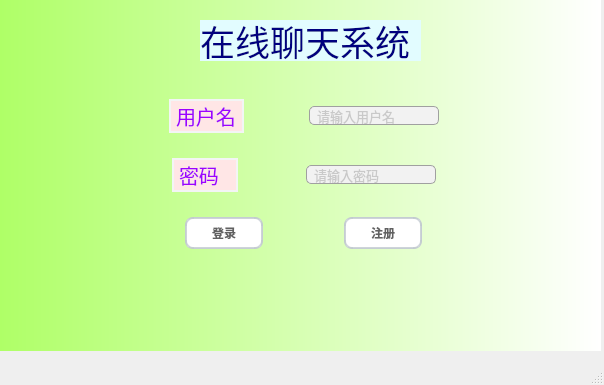
<?xml version="1.0" encoding="UTF-8"?>
<ui version="4.0">
 <class>MainWindow</class>
 <widget class="QMainWindow" name="MainWindow">
  <property name="windowModality">
   <enum>Qt::NonModal</enum>
  </property>
  <property name="geometry">
   <rect>
    <x>0</x>
    <y>0</y>
    <width>604</width>
    <height>385</height>
   </rect>
  </property>
  <property name="sizePolicy">
   <sizepolicy hsizetype="Fixed" vsizetype="Fixed">
    <horstretch>0</horstretch>
    <verstretch>0</verstretch>
   </sizepolicy>
  </property>
  <property name="windowTitle">
   <string>聊天系统</string>
  </property>
  <property name="whatsThis">
   <string/>
  </property>
  <widget class="QWidget" name="centralwidget">
   <property name="sizePolicy">
    <sizepolicy hsizetype="Fixed" vsizetype="Fixed">
     <horstretch>0</horstretch>
     <verstretch>0</verstretch>
    </sizepolicy>
   </property>
   <widget class="QWidget" name="verticalLayoutWidget">
    <property name="geometry">
     <rect>
      <x>110</x>
      <y>80</y>
      <width>388</width>
      <height>191</height>
     </rect>
    </property>
    <layout class="QVBoxLayout" name="verticalLayout">
     <item>
      <layout class="QHBoxLayout" name="horizontalLayout">
       <item>
        <widget class="QLabel" name="label">
         <property name="sizePolicy">
          <sizepolicy hsizetype="Fixed" vsizetype="Fixed">
           <horstretch>0</horstretch>
           <verstretch>0</verstretch>
          </sizepolicy>
         </property>
         <property name="styleSheet">
          <string notr="true">QLabel{
color: rgb(158, 2, 255);

	background-color: rgb(255, 230, 230);
border-radius:35px;
border:2px solid #F3F5F5;

font-size:15pt; 
font-family: Roman times;
}</string>
         </property>
         <property name="text">
          <string>用户名</string>
         </property>
        </widget>
       </item>
       <item>
        <widget class="QLineEdit" name="uesrname_edit">
         <property name="sizePolicy">
          <sizepolicy hsizetype="Fixed" vsizetype="Fixed">
           <horstretch>0</horstretch>
           <verstretch>0</verstretch>
          </sizepolicy>
         </property>
         <property name="styleSheet">
          <string notr="true">QLineEdit {
	border: 1px solid #A0A0A0; /* 边框宽度为1px，颜色为#A0A0A0 */
	border-radius: 5px; /* 边框圆角 */
	padding-left: 5px; /* 文本距离左边界有5px */
	background-color: #F2F2F2; /* 背景颜色 */
	color: #A0A0A0; /* 文本颜色 */
	selection-background-color: #A0A0A0; /* 选中文本的背景颜色 */
	selection-color: #F2F2F2; /* 选中文本的颜色 */
	font-family: &quot;Microsoft YaHei&quot;; /* 文本字体族 */
	font-size: 10pt; /* 文本字体大小 */
}

QLineEdit:hover { /* 鼠标悬浮在QLineEdit时的状态 */
	border: 2px solid #298DFF;
	border-radius: 5px;
	background-color: #F2F2F2;
	color: #298DFF;
	selection-background-color: #298DFF;
	selection-color: #F2F2F2;
}

QLineEdit[echoMode=&quot;2&quot;] { /* QLineEdit有输入掩码时的状态 */
	lineedit-password-character: 9679;
	lineedit-password-mask-delay: 2000;
}
</string>
         </property>
         <property name="inputMethodHints">
          <set>Qt::ImhNone</set>
         </property>
         <property name="placeholderText">
          <string>请输入用户名</string>
         </property>
        </widget>
       </item>
      </layout>
     </item>
     <item>
      <layout class="QHBoxLayout" name="horizontalLayout_3">
       <item>
        <widget class="QLabel" name="label_2">
         <property name="sizePolicy">
          <sizepolicy hsizetype="Fixed" vsizetype="Fixed">
           <horstretch>0</horstretch>
           <verstretch>0</verstretch>
          </sizepolicy>
         </property>
         <property name="styleSheet">
          <string notr="true">QLabel{
color: rgb(158, 2, 255);
background-color: rgb(255, 230, 230);
border-radius:35px;
border:2px solid #F3F5F5;
font-size:15pt; 
font-family: Roman times;
}</string>
         </property>
         <property name="text">
          <string>密码  </string>
         </property>
        </widget>
       </item>
       <item>
        <widget class="QLineEdit" name="password_edit">
         <property name="sizePolicy">
          <sizepolicy hsizetype="Fixed" vsizetype="Fixed">
           <horstretch>0</horstretch>
           <verstretch>0</verstretch>
          </sizepolicy>
         </property>
         <property name="styleSheet">
          <string notr="true">QLineEdit {
	border: 1px solid #A0A0A0; /* 边框宽度为1px，颜色为#A0A0A0 */
	border-radius: 5px; /* 边框圆角 */
	padding-left: 5px; /* 文本距离左边界有5px */
	background-color: #F2F2F2; /* 背景颜色 */
	color: #A0A0A0; /* 文本颜色 */
	selection-background-color: #A0A0A0; /* 选中文本的背景颜色 */
	selection-color: #F2F2F2; /* 选中文本的颜色 */
	font-family: &quot;Microsoft YaHei&quot;; /* 文本字体族 */
	font-size: 10pt; /* 文本字体大小 */
}

QLineEdit:hover { /* 鼠标悬浮在QLineEdit时的状态 */
	border: 2px solid #298DFF;
	border-radius: 5px;
	background-color: #F2F2F2;
	color: #298DFF;
	selection-background-color: #298DFF;
	selection-color: #F2F2F2;
}

QLineEdit[echoMode=&quot;2&quot;] { /* QLineEdit有输入掩码时的状态 */
	lineedit-password-character: 9679;
	lineedit-password-mask-delay: 2000;
}
</string>
         </property>
         <property name="placeholderText">
          <string>请输入密码</string>
         </property>
        </widget>
       </item>
      </layout>
     </item>
     <item>
      <layout class="QHBoxLayout" name="horizontalLayout_2">
       <item>
        <widget class="QPushButton" name="login_button">
         <property name="sizePolicy">
          <sizepolicy hsizetype="Fixed" vsizetype="Fixed">
           <horstretch>0</horstretch>
           <verstretch>0</verstretch>
          </sizepolicy>
         </property>
         <property name="styleSheet">
          <string notr="true">QPushButton{
    padding: 5px 25px;
    border-style: solid;
    border-top-color: qlineargradient(spread:pad, x1:0, y1:0, x2:0, y2:1, stop:0 #c1c9cf, stop:1 #d2d8dd);
    border-right-color: qlineargradient(spread:pad, x1:1, y1:0, x2:0, y2:0, stop:0 #c1c9cf, stop:1 #d2d8dd);
    border-bottom-color: qlineargradient(spread:pad, x1:0, y1:1, x2:0, y2:0, stop:0 #c1c9cf, stop:1 #d2d8dd);
    border-left-color: qlineargradient(spread:pad, x1:0, y1:0, x2:1, y2:0, stop:0 #c1c9cf, stop:1 #d2d8dd);
    border-width: 2px;
    border-radius: 8px;
    color: #616161;
    font-weight: bold;
	background-color: rgb(255, 255, 255);
	
	
	
}
QPushButton::default, QToolButton::default, QCommandLinkButton::default{
    border: 2px solid transparent;
    color: #FFFFFF;
    background-color: qlineargradient(spread:pad, x1:0.5, y1:0, x2:0.5, y2:1, stop:0 #84afe5, stop:1 #1168e4);
}
QPushButton:hover, QToolButton:hover, QCommandLinkButton:hover{
    
	color: rgb(255, 79, 147);
}
QPushButton:pressed, QToolButton:pressed, QCommandLinkButton:pressed{
    color: #aeaeae;
    background-color:grey;
}</string>
         </property>
         <property name="text">
          <string>登录</string>
         </property>
        </widget>
       </item>
       <item>
        <widget class="QPushButton" name="register_button">
         <property name="sizePolicy">
          <sizepolicy hsizetype="Fixed" vsizetype="Fixed">
           <horstretch>0</horstretch>
           <verstretch>0</verstretch>
          </sizepolicy>
         </property>
         <property name="styleSheet">
          <string notr="true">QPushButton{
    padding: 5px 25px;
    border-style: solid;
    border-top-color: qlineargradient(spread:pad, x1:0, y1:0, x2:0, y2:1, stop:0 #c1c9cf, stop:1 #d2d8dd);
    border-right-color: qlineargradient(spread:pad, x1:1, y1:0, x2:0, y2:0, stop:0 #c1c9cf, stop:1 #d2d8dd);
    border-bottom-color: qlineargradient(spread:pad, x1:0, y1:1, x2:0, y2:0, stop:0 #c1c9cf, stop:1 #d2d8dd);
    border-left-color: qlineargradient(spread:pad, x1:0, y1:0, x2:1, y2:0, stop:0 #c1c9cf, stop:1 #d2d8dd);
    border-width: 2px;
    border-radius: 8px;
    color: #616161;
    font-weight: bold;
	background-color: rgb(255, 255, 255);
	
	
	
}
QPushButton::default, QToolButton::default, QCommandLinkButton::default{
    border: 2px solid transparent;
    color: #FFFFFF;
    background-color: qlineargradient(spread:pad, x1:0.5, y1:0, x2:0.5, y2:1, stop:0 #84afe5, stop:1 #1168e4);
}
QPushButton:hover, QToolButton:hover, QCommandLinkButton:hover{
    
	color: rgb(255, 79, 147);
}
QPushButton:pressed, QToolButton:pressed, QCommandLinkButton:pressed{
    color: #aeaeae;
    background-color:grey;
}</string>
         </property>
         <property name="text">
          <string>注册</string>
         </property>
        </widget>
       </item>
      </layout>
     </item>
    </layout>
   </widget>
   <widget class="QLabel" name="label_3">
    <property name="geometry">
     <rect>
      <x>0</x>
      <y>0</y>
      <width>601</width>
      <height>351</height>
     </rect>
    </property>
    <property name="styleSheet">
     <string notr="true">background-color: qlineargradient(spread:reflect, x1:0, y1:0, x2:1, y2:0, stop:0 rgba(175, 255, 103, 255), stop:1 rgba(255, 255, 255, 255));
border-color: rgb(0, 0, 127);</string>
    </property>
    <property name="text">
     <string/>
    </property>
   </widget>
   <widget class="QLabel" name="notice_label">
    <property name="geometry">
     <rect>
      <x>200</x>
      <y>280</y>
      <width>301</width>
      <height>20</height>
     </rect>
    </property>
    <property name="styleSheet">
     <string notr="true">color: rgb(255, 0, 0);
font: 9pt &quot;宋体&quot;;</string>
    </property>
    <property name="text">
     <string/>
    </property>
   </widget>
   <widget class="QLabel" name="label_4">
    <property name="geometry">
     <rect>
      <x>200</x>
      <y>20</y>
      <width>221</width>
      <height>41</height>
     </rect>
    </property>
    <property name="styleSheet">
     <string notr="true">font: 9pt &quot;黑体&quot;;
color: rgb(0, 0, 127);
background-color: rgb(226, 252, 255);
font-size:35px;
font-family:Roman times;</string>
    </property>
    <property name="text">
     <string>在线聊天系统</string>
    </property>
   </widget>
   <zorder>label_3</zorder>
   <zorder>verticalLayoutWidget</zorder>
   <zorder>notice_label</zorder>
   <zorder>label_4</zorder>
  </widget>
  <widget class="QMenuBar" name="menubar">
   <property name="geometry">
    <rect>
     <x>0</x>
     <y>0</y>
     <width>604</width>
     <height>26</height>
    </rect>
   </property>
  </widget>
  <widget class="QStatusBar" name="statusbar"/>
 </widget>
 <resources>
  <include location="C:/Users/Administrator/Desktop/s.qrc"/>
 </resources>
 <connections/>
</ui>
